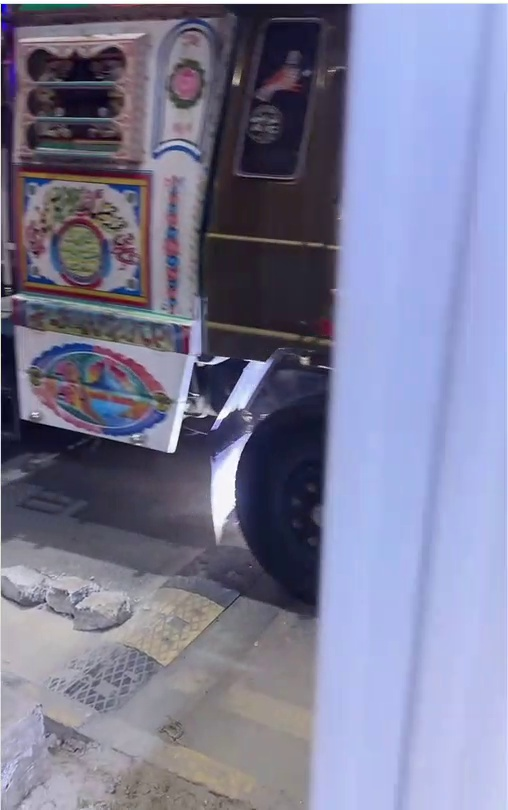
#> input picture model_conversion/uvss_test_frame.jpg, 508 x 810 px
$ python generate_synthetic_dataset.py
#> lines starting #> are read from the running program, lines starting #| are printed output that depends on the picture
"""SYNTHETIC dataset generator -- pipeline verification only, NOT a real
foreign-object dataset. There is no real UVSS imagery of actual threats
anywhere in this project (or available to this script), so this exists
purely to prove the training -> ONNX export -> C# inference plumbing works
end-to-end. The resulting model has ZERO real-world detection capability
and must be replaced once genuine labeled data exists (see the training
process explained alongside this script).

Background: the one real chassis photo already in this project
(uvss_test_frame.jpg, extracted earlier from the reference UVSS video),
randomly cropped/flipped/brightness-jittered per sample for variety.

"Foreign object": a synthetic textured patch (random position/size/rotation)
painted onto the background -- a stand-in for "something that doesn't
belong under this vehicle", written out in YOLO label format
(class cx cy w h, normalized).
"""
import os
import random

import cv2
import numpy as np

SCRIPT_DIR = os.path.dirname(os.path.abspath(__file__))
BACKGROUND_PATH = os.path.normpath(os.path.join(SCRIPT_DIR, "..", "uvss_test_frame.jpg"))
OUT_DIR = SCRIPT_DIR
IMG_SIZE = 640
N_TRAIN = 240
N_VAL = 60
SEED = 42


def make_background(src: np.ndarray) -> np.ndarray:
    h, w = src.shape[:2]
    # Random square-ish crop from the source photo, then resize to IMG_SIZE.
    crop_size = random.randint(int(min(h, w) * 0.6), min(h, w))
    y0 = random.randint(0, h - crop_size)
    x0 = random.randint(0, w - crop_size)
    crop = src[y0 : y0 + crop_size, x0 : x0 + crop_size]
    img = cv2.resize(crop, (IMG_SIZE, IMG_SIZE))
    if random.random() < 0.5:
        img = cv2.flip(img, 1)
    # Brightness/contrast jitter so samples aren't near-duplicates.
    alpha = random.uniform(0.8, 1.2)
    beta = random.uniform(-25, 25)
    img = cv2.convertScaleAbs(img, alpha=alpha, beta=beta)
    return img


def paint_foreign_object(img: np.ndarray) -> tuple[np.ndarray, tuple[float, float, float, float]]:
    h, w = img.shape[:2]
    box_w = random.randint(int(w * 0.08), int(w * 0.22))
    box_h = random.randint(int(h * 0.06), int(h * 0.16))
    cx = random.randint(box_w, w - box_w)
    cy = random.randint(box_h, h - box_h)

    overlay = img.copy()
    # A shape + color/texture that stands out against the grey/metallic
    # chassis tones -- bright, saturated, with a bit of noise so it isn't a
    # flat color block a model could trivially key on by exact RGB alone.
    color = random.choice([(20, 60, 220), (30, 160, 230), (40, 200, 60)])  # BGR: red/orange/green-ish
    shape = random.choice(["rect", "ellipse"])
    x1, y1 = cx - box_w // 2, cy - box_h // 2
    x2, y2 = cx + box_w // 2, cy + box_h // 2
    if shape == "rect":
        cv2.rectangle(overlay, (x1, y1), (x2, y2), color, thickness=-1)
    else:
        cv2.ellipse(overlay, (cx, cy), (box_w // 2, box_h // 2), 0, 0, 360, color, thickness=-1)
    noise = np.random.randint(-25, 25, overlay.shape, dtype=np.int16)
    overlay = np.clip(overlay.astype(np.int16) + noise, 0, 255).astype(np.uint8)

    blended = img.copy()
    mask = np.zeros((h, w), dtype=np.uint8)
    if shape == "rect":
        cv2.rectangle(mask, (x1, y1), (x2, y2), 255, thickness=-1)
    else:
        cv2.ellipse(mask, (cx, cy), (box_w // 2, box_h // 2), 0, 0, 360, 255, thickness=-1)
    mask3 = cv2.merge([mask, mask, mask]).astype(np.float32) / 255.0
    blended = (blended.astype(np.float32) * (1 - mask3) + overlay.astype(np.float32) * mask3).astype(np.uint8)

    yolo_box = (cx / w, cy / h, box_w / w, box_h / h)
    return blended, yolo_box


def generate_split(background: np.ndarray, split: str, count: int) -> None:
    img_dir = os.path.join(OUT_DIR, "images", split)
    label_dir = os.path.join(OUT_DIR, "labels", split)
    for i in range(count):
        img = make_background(background)
        img, (cx, cy, bw, bh) = paint_foreign_object(img)
        name = f"synth_{split}_{i:04d}"
        cv2.imwrite(os.path.join(img_dir, f"{name}.jpg"), img)
        with open(os.path.join(label_dir, f"{name}.txt"), "w") as f:
            f.write(f"0 {cx:.6f} {cy:.6f} {bw:.6f} {bh:.6f}\n")


def main() -> None:
    random.seed(SEED)
    np.random.seed(SEED)
    background = cv2.imread(BACKGROUND_PATH)
#> background is the input picture: shape (810, 508, 3); mean B, G, R 150.5, 124, 123.4
    if background is None:
        raise SystemExit(f"Could not read background image: {BACKGROUND_PATH}")

    generate_split(background, "train", N_TRAIN)
#> the loop in generate_split, `for i in range(count):` made 240 passes
#> (cx, cy, bw, bh) on passes 1 to 3: (0.775, 0.127, 0.1, 0.0766), (0.394, 0.5, 0.219, 0.142), (0.22, 0.688, 0.147, 0.0797)
#> pass 1, in make_background, `crop = src[y0 : y0 + crop_size, x0 : x0 + crop_size]`:
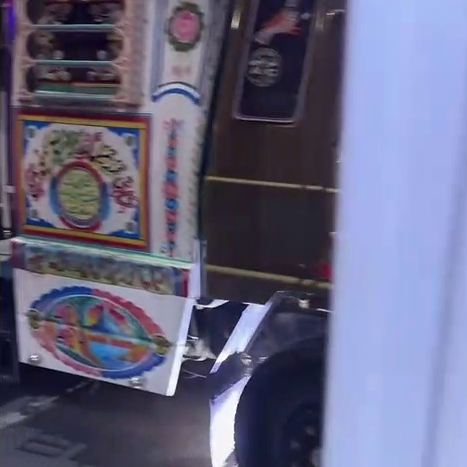
#> crop: shape (467, 467, 3); mean B, G, R 128.8, 101.7, 102.2
#> pass 1, in make_background, `img = cv2.convertScaleAbs(img, alpha=alpha, beta=beta)`:
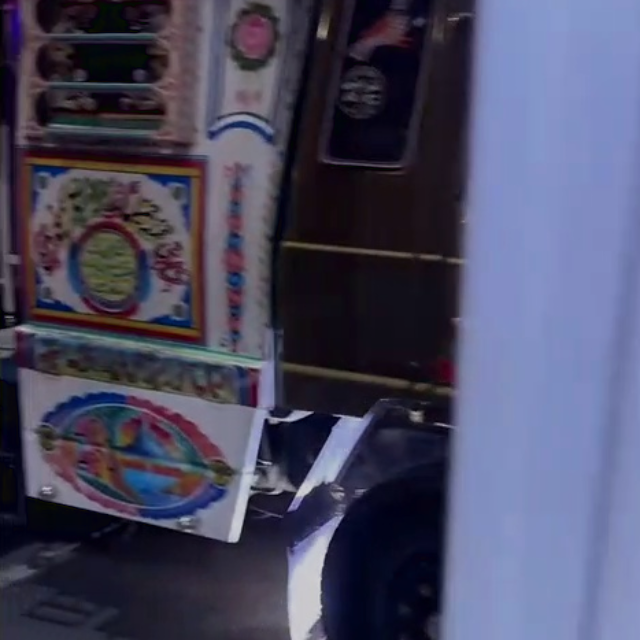
#> img: shape (640, 640, 3); mean B, G, R 97.5, 73.5, 73.8
    generate_split(background, "val", N_VAL)
#> the loop in generate_split (call 2), `for i in range(count):` made 60 passes
#> pass 1, in make_background (call 241), `crop = src[y0 : y0 + crop_size, x0 : x0 + crop_size]`:
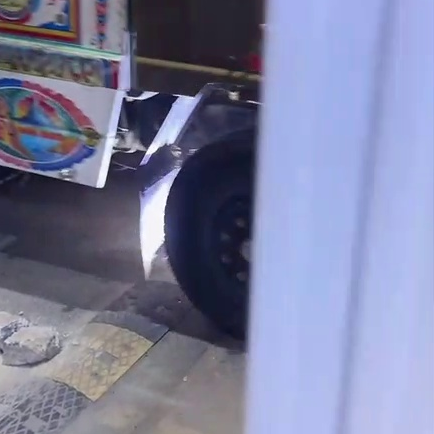
#> crop: shape (434, 434, 3); mean B, G, R 157, 126.9, 123.3
#> pass 1, in paint_foreign_object (call 241), `overlay = np.clip(overlay.astype(np.int16) + noise, 0, 255).astype(np...`:
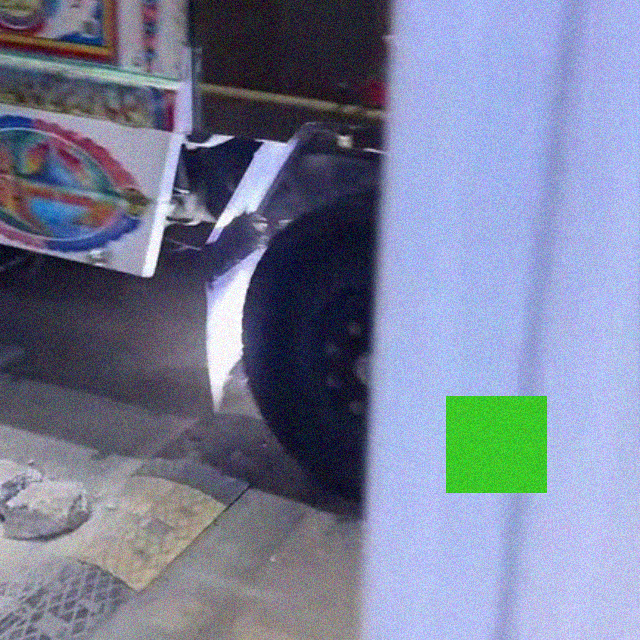
#> overlay: shape (640, 640, 3); mean B, G, R 153.4, 127.8, 121.1
    print(f"Wrote {N_TRAIN} train + {N_VAL} val synthetic samples to {OUT_DIR}")


if __name__ == "__main__":
    main()
